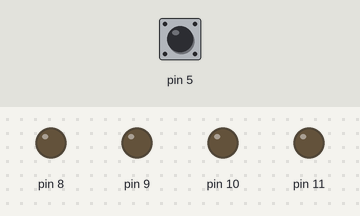
Simulated run of this sketch. Board: Arduino Uno, built with avr-gcc and run on an emulated ATmega328P. On the bench: output pins drawn as LEDs (lit = HIGH). Dashed ring = blinking. The test bench sets the inputs (shaded band); at power-on: pin 5 HIGH.

Above: at 1.2 s.
1.3 s: pin 5 pulled LOW for 0.15 s
At 1.45 s:
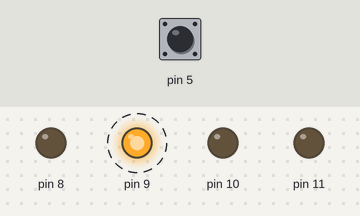
4.3 s: pin 5 pulled LOW for 3.2 s
At 4.65 s:
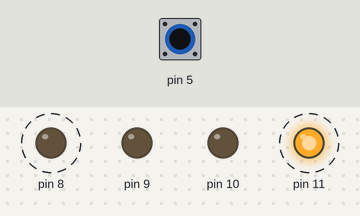
At 5.15 s:
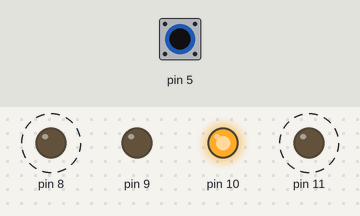
Timing chart, 0 to 9.4 s (numbered marks = the images above; inputs shaded):
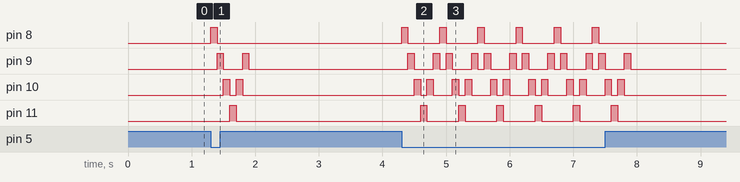

Measured:
- after the input at 1.3 s, pin 8: LOW → HIGH at once, → LOW 0.10 s later; pin 9: alternates HIGH for 0.10 s and LOW for 0.30 s, 4 changes in all, then stays LOW, starting after 0.10 s; pin 10: alternates HIGH for 0.10 s and LOW for 0.10 s, 4 changes in all, then stays LOW, starting after 0.20 s; pin 11: LOW → HIGH after 0.30 s, → LOW 0.10 s later
- after the input at 4.3 s, pin 8: alternates HIGH for 0.10 s and LOW for 0.50 s, 12 changes in all, then stays LOW, starting at once; pin 9: LOW → HIGH after 0.10 s, then repeats every 0.60 s: LOW 0.30 s, HIGH 0.10 s, LOW 0.10 s, HIGH 0.10 s, until it stays LOW from 7.9 s

The sketch:

Srishti1.ino
```cpp
/*LED sequence display with active low switch*/

void setup() {
  // put your setup code here, to run once:
   pinMode(5,INPUT);
   pinMode(8,OUTPUT);
   pinMode(9,OUTPUT);
   pinMode(10,OUTPUT);
   pinMode(11,OUTPUT);
   digitalWrite(5,HIGH);
}

void loop() {
  // put your main code here, to run repeatedly:
  if(digitalRead(5)==LOW)
  {
  digitalWrite(8,HIGH);
  delay(100);

  digitalWrite(8,LOW);
  digitalWrite(9,HIGH);
  delay(100);


  digitalWrite(9,LOW);
  digitalWrite(10,HIGH);
  delay(100);


  digitalWrite(10,LOW);
  digitalWrite(11,HIGH);
  delay(100);


  digitalWrite(10,HIGH);
  digitalWrite(11,LOW);
  delay(100);

  digitalWrite(9,HIGH);
  digitalWrite(10,LOW);
  delay(100);

  digitalWrite(9,LOW);
  }
  else
  {digitalWrite(8,LOW);
  digitalWrite(9,LOW);
  digitalWrite(10,LOW);
  digitalWrite(11,LOW);
  }
  }
```
